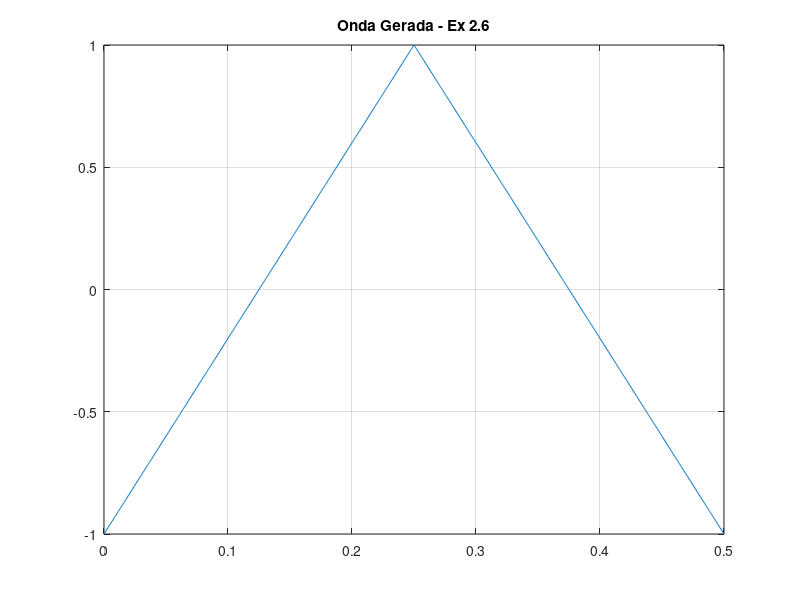

This figure's MATLAB source:
% ex2_6_7_combinado.m - RMS e Desvio Padrão
clear; clc;
pkg load signal;

% --- Exercício 2.6 ---
A = 1.0; T = 0.5; N = 1000;
t = linspace(0, T, N); 
v = A * sawtooth(2 * pi * (1/T) * t, 0.5); % Geração da onda

rms_manual = sqrt(sum(v.^2) / N);
rms_func = rms(v);

fprintf('--- Exercício 2.6 ---\n');
fprintf('RMS Manual: %.4f | RMS Função: %.4f\n', rms_manual, rms_func);

% --- Exercício 2.7 ---
% Usamos std(v, 1) para usar N no denominador (estatística populacional)
desvio_padrao = std(v, 1); 

fprintf('\n--- Exercício 2.7 ---\n');
fprintf('Desvio Padrão (STD): %.4f\n', desvio_padrao);
fprintf('Comparação: RMS e STD são iguais porque a média do sinal é zero.\n');

figure; plot(t, v); title('Onda Gerada - Ex 2.6'); grid on;
